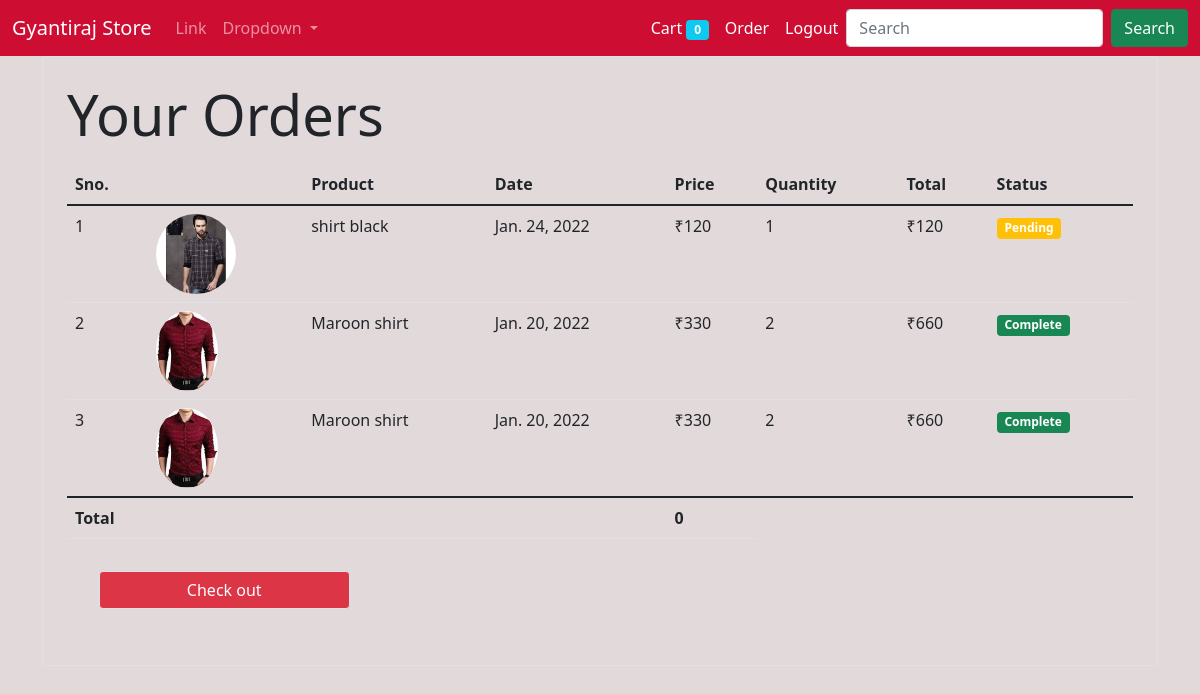
The page /orders (signed in) on the database its author committed.
### store/models/orders.py (models this page shows, shortened)
class Orders(models.Model):
    product = models.ForeignKey(Product, on_delete=models.CASCADE)
    customer = models.ForeignKey(Customer, on_delete= models.CASCADE)
    quantity = models.IntegerField(default=1)
    price = models.IntegerField()
    address = models.CharField(max_length=50, default="", blank= True)
    phone = models.CharField(max_length=50 , default="")
    date = models.DateField(default= datetime.datetime.today)
    status = models.BooleanField(default= False)
    @staticmethod
    def get_orders_by_customer(customer_id):
        return Orders\
               .objects\
               .filter(customer=customer_id)\
               .order_by('-date')

### store/models/product.py (models this page shows, shortened)
class Product(models.Model):
    name = models.CharField(max_length=50)
    price = models.IntegerField(default=0)
    category = models.ForeignKey(Category ,on_delete=models.CASCADE, default= 1)
    description = models.CharField(max_length=200,default='',null=True,blank=True)
    image = models.ImageField(upload_to= 'uploads/products/')

### store/middlewares/auth.py (the view)
    def middleware(request):
        returnUrl = request.META['PATH_INFO']
        print("suje")
        print(request.META['PATH_INFO'])
        if not request.session.get('customer'):
            return redirect(f'login?return_url={returnUrl}')
        response = get_response(request)
        return response

### store/templatetags/cart.py (called while the page is built)
@register.filter(name='total_order_price')
def total_order_price(orders):
    sum = 0;
    for p in orders:
        sum+=price_total(p)
    return sum

### store/templatetags/my_filter.py (called while the page is built)
@register.filter(name='currency')
def currency(number):
   return "₹"+ str(number)

@register.filter(name='multiply')
def multiply(number,number1):
   return number * number1

### store/views/orders.py (called while the page is built)
    def get(self,request):
        customer = request.session.get('customer')
        orders = Orders.get_orders_by_customer(customer)
        return render(request,'orders.html',{'orders':orders})

### store/templates/orders.html (shortened to what this page needs)
{% extends "base.html" %}
{% load cart %}
{% load my_filter %}
{% block content %}
<div class="container">
  <div class="border rounded p-4 m-0">
    <p class="display-4 pl-4 ml-4">Your Orders</p>
   <table class="table">
     <thead>
       <tr>
         <th>Sno.</th>
         <th></th>
         <th>Product</th>
         <th>Date</th>
         <th>Price</th>
         <th>Quantity</th>
         <th>Total</th>
         <th>Status</th>
       </tr>
     </thead>
     <tbody>
      {% for order in orders  %}
       <tr>
         <td scope="row">{{forloop.counter}}</td>
         <td> <img style="height:80px" class="rounded-circle" src="{{order.product.image.url}}""" alt=""> </td>
         <td>{{order.product.name}}</td>
         <td>{{order.date}}</td>
         <td>{{order.price|currency}}</td>
         <td>{{order.quantity}}</td>
         <td>{{order.quantity|multiply:order.price|currency}}</td>
         {% if order.status %}
         <td><span class="badge bg-success">Complete</span></td>
         {% else %}
         <td><span class="badge bg-warning">Pending</span></td>
          {% endif %}
       </tr>
       {% endfor %}
     </tbody>
     <tfoot>
       <tr>
         <th colspan="4">Total</th>
         <th>{{order|total_order_price}}</th>
       </tr>
     </tfoot>
   </table>
 <div class="m-3 p-3" class="btn btn-primary" data-toggle="modal" data-target="#exampleModal">
   <a href="#" class="btn btn-danger border rounded col-lg-3 float-right">Check out</a>
 </div>
  </div>
</div>
{% endblock content %}

### rows shown on the page
Orders: product.image (picture), product.name "shirt black", date "Jan. 24, 2022", price "₹120", quantity "1", quantity|multiply "₹120", status "Pending"
Orders: product.image (picture), product.name "Maroon shirt", date "Jan. 20, 2022", price "₹330", quantity "2", quantity|multiply "₹660", status "Complete"
Orders: product.image (picture), product.name "Maroon shirt", date "Jan. 20, 2022", price "₹330", quantity "2", quantity|multiply "₹660", status "Complete"

### other values the page prints
{{ request.session.cart.keys|length }} "0"
{{ order|total_order_price }} "0"
